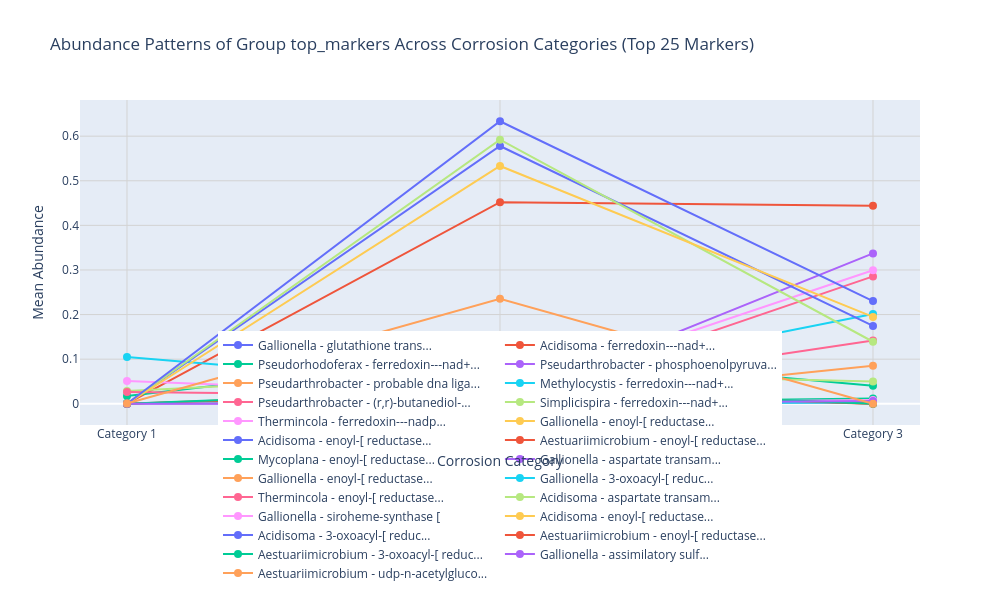

Source (notebook cell):
### Markdown cell above
## 4.2. Protein Abundance Across Categories
Line plots showing how abundance changes across corrosion categories

### Code cell
import pandas as pd
import plotly.express as px
import plotly.graph_objects as go
from plotly.subplots import make_subplots

def plot_abundance_across_categories(marker_group, name, top_n=25, sort_by='combined_score'):
    """
    Plot abundance patterns across corrosion categories for top markers.
    
    Parameters:
        marker_group: DataFrame containing marker data
        name: Name of the group for the title
        top_n: Number of top markers to display
        sort_by: Column name to sort markers by (default: 'combined_score')
        
    Returns:
        Plotly figure object with the abundance plot
    """
    # Make a copy to avoid modifying the original
    markers_df = marker_group.copy()
    
    # Get mean columns
    mean_cols = [col for col in markers_df.columns if col.startswith('mean_cat')]
    if not mean_cols:
        raise ValueError("No mean abundance columns found (should start with 'mean_cat')")
    
    min_threshold = 0.01  # Prevents division by zero issues

    # Calculate fold changes between categories
    # Cat3 vs Cat1 fold change
    df['fold_change_3vs1'] = (df['mean_cat3'] + min_threshold) / (df['mean_cat1'] + min_threshold)
    df['log2fc_3vs1'] = np.log2(df['fold_change_3vs1'])

    # Cat2 vs Cat1 fold change
    df['fold_change_2vs1'] = (df['mean_cat2'] + min_threshold) / (df['mean_cat1'] + min_threshold)
    df['log2fc_2vs1'] = np.log2(df['fold_change_2vs1'])

    # Cat3 vs Cat2 fold change
    df['fold_change_3vs2'] = (df['mean_cat3'] + min_threshold) / (df['mean_cat2'] + min_threshold)
    df['log2fc_3vs2'] = np.log2(df['fold_change_3vs2'])

    # Handle infinity and NaN values
    for col in ['log2fc_3vs1', 'log2fc_2vs1', 'log2fc_3vs2']:
        df[col] = df[col].replace([np.inf, -np.inf], [5, -5])
        df[col] = df[col].fillna(0)
    
    # Sort and get top markers
    if sort_by in markers_df.columns:
        top_markers = markers_df.sort_values(sort_by, ascending=False).head(top_n)
    else:
        # If sort column not found, try combined_score, otherwise sort by first mean column
        if 'combined_score' in markers_df.columns:
            top_markers = markers_df.sort_values('combined_score', ascending=False).head(top_n)
        else:
            top_markers = markers_df.sort_values(mean_cols[0], ascending=False).head(top_n)
    
    # Extract category numbers from column names
    categories = [col.replace('mean_cat', 'Category ') for col in mean_cols]
    category_nums = [int(col.replace('mean_cat', '')) for col in mean_cols]
    
    # Create a list to store traces for each marker
    traces = []
    
    # Add trace for each marker
    for i, (_, row) in enumerate(top_markers.iterrows()):
        # Create shorter, more readable labels
        protein_name = row['protein_name']
        if isinstance(protein_name, str) and len(protein_name) > 20:
            protein_name = protein_name[:17] + "..."
        
        # Add genus for better identification
        label = f"{row['Genus']} - {protein_name}"
        
        # Get abundance values
        values = [row[col] for col in mean_cols]
        
        # Add trace with hover information
        hover_text = []
        for i, cat in enumerate(categories):
            hover_info = f"Category: {cat}<br>Abundance: {values[i]:.4f}"
            
            # Add additional hover information if available
            if 'pattern' in row:
                hover_info += f"<br>Pattern: {row['pattern']}"
            if 'combined_score' in row:
                hover_info += f"<br>Score: {row['combined_score']:.2f}"
                
            hover_text.append(hover_info)
        
        # Create trace for this marker
        trace = go.Scatter(
            x=category_nums,
            y=values,
            mode='lines+markers',
            name=label,
            line=dict(width=2),
            marker=dict(size=8),
            hovertext=hover_text,
            hoverinfo='text'
        )
        
        traces.append(trace)
    
    # Create figure
    fig = go.Figure(data=traces)
    
    # Update layout
    fig.update_layout(
        title=f'Abundance Patterns of Group {name} Across Corrosion Categories (Top {top_n} Markers)',
        xaxis=dict(
            title='Corrosion Category',
            tickmode='array',
            tickvals=category_nums,
            ticktext=categories
        ),
        yaxis=dict(title='Mean Abundance'),
        legend=dict(
            orientation="h",
            yanchor="bottom",
            y=-0.5,
            xanchor="center",
            x=0.5
        ),
        margin=dict(b=150),
        height=600,
        width=1000,
        hovermode='closest'
    )
    
    # Add grid
    fig.update_xaxes(showgrid=True, gridwidth=1, gridcolor='lightgray')
    fig.update_yaxes(showgrid=True, gridwidth=1, gridcolor='lightgray')
    
    return fig

plot_abundance_across_categories(top_markers, "top_markers", top_n=25)

### Figure 1 — Plotly figure (JSON) as saved in the notebook; plotly's stock layout.template omitted (floating-point values rounded to 4 significant figures)
{"data": [{"hoverinfo": "text", "hovertext": ["Category: Category 1<br>Abundance: 0.0000<br>Score: 54.98", "Category: Category 2<br>Abundance: 0.0001<br>Score: 54.98", "Category: Category 3<br>Abundance: 0.0036<br>Score: 54.98"], "line": {"width": 2}, "marker": {"size": 8}, "mode": "lines+markers", "name": "Gallionella - glutathione trans...", "type": "scatter", "x": [1, 2, 3], "y": [2.695e-05, 0.0001232, 0.003641]}, {"hoverinfo": "text", "hovertext": ["Category: Category 1<br>Abundance: 0.0000<br>Score: 54.03", "Category: Category 2<br>Abundance: 0.4520<br>Score: 54.03", "Category: Category 3<br>Abundance: 0.4441<br>Score: 54.03"], "line": {"width": 2}, "marker": {"size": 8}, "mode": "lines+markers", "name": "Acidisoma - ferredoxin---nad+...", "type": "scatter", "x": [1, 2, 3], "y": [1.185e-05, 0.452, 0.4441]}, {"hoverinfo": "text", "hovertext": ["Category: Category 1<br>Abundance: 0.0176<br>Score: 53.14", "Category: Category 2<br>Abundance: 0.1150<br>Score: 53.14", "Category: Category 3<br>Abundance: 0.0404<br>Score: 53.14"], "line": {"width": 2}, "marker": {"size": 8}, "mode": "lines+markers", "name": "Pseudorhodoferax - ferredoxin---nad+...", "type": "scatter", "x": [1, 2, 3], "y": [0.0176, 0.115, 0.04041]}, {"hoverinfo": "text", "hovertext": ["Category: Category 1<br>Abundance: 0.0000<br>Score: 53.09", "Category: Category 2<br>Abundance: 0.0000<br>Score: 53.09", "Category: Category 3<br>Abundance: 0.3371<br>Score: 53.09"], "line": {"width": 2}, "marker": {"size": 8}, "mode": "lines+markers", "name": "Pseudarthrobacter - phosphoenolpyruva...", "type": "scatter", "x": [1, 2, 3], "y": [0, 0, 0.3371]}, {"hoverinfo": "text", "hovertext": ["Category: Category 1<br>Abundance: 0.0000<br>Score: 53.09", "Category: Category 2<br>Abundance: 0.0000<br>Score: 53.09", "Category: Category 3<br>Abundance: 0.0852<br>Score: 53.09"], "line": {"width": 2}, "marker": {"size": 8}, "mode": "lines+markers", "name": "Pseudarthrobacter - probable dna liga...", "type": "scatter", "x": [1, 2, 3], "y": [0, 0, 0.08519]}, {"hoverinfo": "text", "hovertext": ["Category: Category 1<br>Abundance: 0.1046<br>Score: 52.91", "Category: Category 2<br>Abundance: 0.0350<br>Score: 52.91", "Category: Category 3<br>Abundance: 0.2010<br>Score: 52.91"], "line": {"width": 2}, "marker": {"size": 8}, "mode": "lines+markers", "name": "Methylocystis - ferredoxin---nad+...", "type": "scatter", "x": [1, 2, 3], "y": [0.1046, 0.03503, 0.201]}, {"hoverinfo": "text", "hovertext": ["Category: Category 1<br>Abundance: 0.0000<br>Score: 52.83", "Category: Category 2<br>Abundance: 0.0000<br>Score: 52.83", "Category: Category 3<br>Abundance: 0.2855<br>Score: 52.83"], "line": {"width": 2}, "marker": {"size": 8}, "mode": "lines+markers", "name": "Pseudarthrobacter - (r,r)-butanediol-...", "type": "scatter", "x": [1, 2, 3], "y": [0, 0, 0.2855]}, {"hoverinfo": "text", "hovertext": ["Category: Category 1<br>Abundance: 0.0287<br>Score: 52.65", "Category: Category 2<br>Abundance: 0.0699<br>Score: 52.65", "Category: Category 3<br>Abundance: 0.0501<br>Score: 52.65"], "line": {"width": 2}, "marker": {"size": 8}, "mode": "lines+markers", "name": "Simplicispira - ferredoxin---nad+...", "type": "scatter", "x": [1, 2, 3], "y": [0.0287, 0.0699, 0.05009]}, {"hoverinfo": "text", "hovertext": ["Category: Category 1<br>Abundance: 0.0510<br>Score: 52.13", "Category: Category 2<br>Abundance: 0.0186<br>Score: 52.13", "Category: Category 3<br>Abundance: 0.2994<br>Score: 52.13"], "line": {"width": 2}, "marker": {"size": 8}, "mode": "lines+markers", "name": "Thermincola - ferredoxin---nadp...", "type": "scatter", "x": [1, 2, 3], "y": [0.05095, 0.01859, 0.2994]}, {"hoverinfo": "text", "hovertext": ["Category: Category 1<br>Abundance: 0.0000<br>Score: 52.06", "Category: Category 2<br>Abundance: 0.0003<br>Score: 52.06", "Category: Category 3<br>Abundance: 0.0038<br>Score: 52.06"], "line": {"width": 2}, "marker": {"size": 8}, "mode": "lines+markers", "name": "Gallionella - enoyl-[ reductase...", "type": "scatter", "x": [1, 2, 3], "y": [4.095e-05, 0.0002675, 0.003828]}, {"hoverinfo": "text", "hovertext": ["Category: Category 1<br>Abundance: 0.0000<br>Score: 51.97", "Category: Category 2<br>Abundance: 0.5780<br>Score: 51.97", "Category: Category 3<br>Abundance: 0.1744<br>Score: 51.97"], "line": {"width": 2}, "marker": {"size": 8}, "mode": "lines+markers", "name": "Acidisoma - enoyl-[ reductase...", "type": "scatter", "x": [1, 2, 3], "y": [2.02e-05, 0.578, 0.1744]}, {"hoverinfo": "text", "hovertext": ["Category: Category 1<br>Abundance: 0.0001<br>Score: 51.89", "Category: Category 2<br>Abundance: 0.0230<br>Score: 51.89", "Category: Category 3<br>Abundance: 0.0000<br>Score: 51.89"], "line": {"width": 2}, "marker": {"size": 8}, "mode": "lines+markers", "name": "Aestuariimicrobium - enoyl-[ reductase...", "type": "scatter", "x": [1, 2, 3], "y": [0.0001041, 0.02304, 0]}, {"hoverinfo": "text", "hovertext": ["Category: Category 1<br>Abundance: 0.0017<br>Score: 51.82", "Category: Category 2<br>Abundance: 0.0020<br>Score: 51.82", "Category: Category 3<br>Abundance: 0.0117<br>Score: 51.82"], "line": {"width": 2}, "marker": {"size": 8}, "mode": "lines+markers", "name": "Mycoplana - enoyl-[ reductase...", "type": "scatter", "x": [1, 2, 3], "y": [0.001726, 0.00196, 0.01166]}, {"hoverinfo": "text", "hovertext": ["Category: Category 1<br>Abundance: 0.0001<br>Score: 51.67", "Category: Category 2<br>Abundance: 0.0005<br>Score: 51.67", "Category: Category 3<br>Abundance: 0.0047<br>Score: 51.67"], "line": {"width": 2}, "marker": {"size": 8}, "mode": "lines+markers", "name": "Gallionella - aspartate transam...", "type": "scatter", "x": [1, 2, 3], "y": [8.221e-05, 0.0005317, 0.004716]}, {"hoverinfo": "text", "hovertext": ["Category: Category 1<br>Abundance: 0.0001<br>Score: 51.67", "Category: Category 2<br>Abundance: 0.0003<br>Score: 51.67", "Category: Category 3<br>Abundance: 0.0064<br>Score: 51.67"], "line": {"width": 2}, "marker": {"size": 8}, "mode": "lines+markers", "name": "Gallionella - enoyl-[ reductase...", "type": "scatter", "x": [1, 2, 3], "y": [6.301e-05, 0.0003101, 0.006388]}, {"hoverinfo": "text", "hovertext": ["Category: Category 1<br>Abundance: 0.0000<br>Score: 51.66", "Category: Category 2<br>Abundance: 0.0002<br>Score: 51.66", "Category: Category 3<br>Abundance: 0.0030<br>Score: 51.66"], "line": {"width": 2}, "marker": {"size": 8}, "mode": "lines+markers", "name": "Gallionella - 3-oxoacyl-[ reduc...", "type": "scatter", "x": [1, 2, 3], "y": [4.6e-05, 0.0001985, 0.00303]}, {"hoverinfo": "text", "hovertext": ["Category: Category 1<br>Abundance: 0.0261<br>Score: 51.63", "Category: Category 2<br>Abundance: 0.0176<br>Score: 51.63", "Category: Category 3<br>Abundance: 0.1417<br>Score: 51.63"], "line": {"width": 2}, "marker": {"size": 8}, "mode": "lines+markers", "name": "Thermincola - enoyl-[ reductase...", "type": "scatter", "x": [1, 2, 3], "y": [0.02608, 0.01764, 0.1417]}, {"hoverinfo": "text", "hovertext": ["Category: Category 1<br>Abundance: 0.0000<br>Score: 51.63", "Category: Category 2<br>Abundance: 0.5922<br>Score: 51.63", "Category: Category 3<br>Abundance: 0.1390<br>Score: 51.63"], "line": {"width": 2}, "marker": {"size": 8}, "mode": "lines+markers", "name": "Acidisoma - aspartate transam...", "type": "scatter", "x": [1, 2, 3], "y": [4.39e-05, 0.5922, 0.139]}, {"hoverinfo": "text", "hovertext": ["Category: Category 1<br>Abundance: 0.0001<br>Score: 51.61", "Category: Category 2<br>Abundance: 0.0005<br>Score: 51.61", "Category: Category 3<br>Abundance: 0.0084<br>Score: 51.61"], "line": {"width": 2}, "marker": {"size": 8}, "mode": "lines+markers", "name": "Gallionella - siroheme-synthase [", "type": "scatter", "x": [1, 2, 3], "y": [9.863e-05, 0.0004926, 0.008402]}, {"hoverinfo": "text", "hovertext": ["Category: Category 1<br>Abundance: 0.0000<br>Score: 51.55", "Category: Category 2<br>Abundance: 0.5332<br>Score: 51.55", "Category: Category 3<br>Abundance: 0.1948<br>Score: 51.55"], "line": {"width": 2}, "marker": {"size": 8}, "mode": "lines+markers", "name": "Acidisoma - enoyl-[ reductase...", "type": "scatter", "x": [1, 2, 3], "y": [1.602e-05, 0.5332, 0.1948]}, {"hoverinfo": "text", "hovertext": ["Category: Category 1<br>Abundance: 0.0000<br>Score: 51.55", "Category: Category 2<br>Abundance: 0.6335<br>Score: 51.55", "Category: Category 3<br>Abundance: 0.2303<br>Score: 51.55"], "line": {"width": 2}, "marker": {"size": 8}, "mode": "lines+markers", "name": "Acidisoma - 3-oxoacyl-[ reduc...", "type": "scatter", "x": [1, 2, 3], "y": [2.817e-05, 0.6335, 0.2303]}, {"hoverinfo": "text", "hovertext": ["Category: Category 1<br>Abundance: 0.0001<br>Score: 51.49", "Category: Category 2<br>Abundance: 0.0293<br>Score: 51.49", "Category: Category 3<br>Abundance: 0.0000<br>Score: 51.49"], "line": {"width": 2}, "marker": {"size": 8}, "mode": "lines+markers", "name": "Aestuariimicrobium - enoyl-[ reductase...", "type": "scatter", "x": [1, 2, 3], "y": [0.0001496, 0.02928, 0]}, {"hoverinfo": "text", "hovertext": ["Category: Category 1<br>Abundance: 0.0001<br>Score: 51.49", "Category: Category 2<br>Abundance: 0.0332<br>Score: 51.49", "Category: Category 3<br>Abundance: 0.0000<br>Score: 51.49"], "line": {"width": 2}, "marker": {"size": 8}, "mode": "lines+markers", "name": "Aestuariimicrobium - 3-oxoacyl-[ reduc...", "type": "scatter", "x": [1, 2, 3], "y": [0.0001412, 0.03323, 0]}, {"hoverinfo": "text", "hovertext": ["Category: Category 1<br>Abundance: 0.0001<br>Score: 51.44", "Category: Category 2<br>Abundance: 0.0005<br>Score: 51.44", "Category: Category 3<br>Abundance: 0.0060<br>Score: 51.44"], "line": {"width": 2}, "marker": {"size": 8}, "mode": "lines+markers", "name": "Gallionella - assimilatory sulf...", "type": "scatter", "x": [1, 2, 3], "y": [6.303e-05, 0.0004568, 0.006032]}, {"hoverinfo": "text", "hovertext": ["Category: Category 1<br>Abundance: 0.0005<br>Score: 51.42", "Category: Category 2<br>Abundance: 0.2356<br>Score: 51.42", "Category: Category 3<br>Abundance: 0.0000<br>Score: 51.42"], "line": {"width": 2}, "marker": {"size": 8}, "mode": "lines+markers", "name": "Aestuariimicrobium - udp-n-acetylgluco...", "type": "scatter", "x": [1, 2, 3], "y": [0.0004957, 0.2356, 0]}], "layout": {"height": 600, "hovermode": "closest", "legend": {"orientation": "h", "x": 0.5, "xanchor": "center", "y": -0.5, "yanchor": "bottom"}, "margin": {"b": 150}, "title": {"text": "Abundance Patterns of Group top_markers Across Corrosion Categories (Top 25 Markers)"}, "width": 1000, "xaxis": {"gridcolor": "lightgray", "gridwidth": 1, "showgrid": true, "tickmode": "array", "ticktext": ["Category 1", "Category 2", "Category 3"], "tickvals": [1, 2, 3], "title": {"text": "Corrosion Category"}}, "yaxis": {"gridcolor": "lightgray", "gridwidth": 1, "showgrid": true, "title": {"text": "Mean Abundance"}}}}
